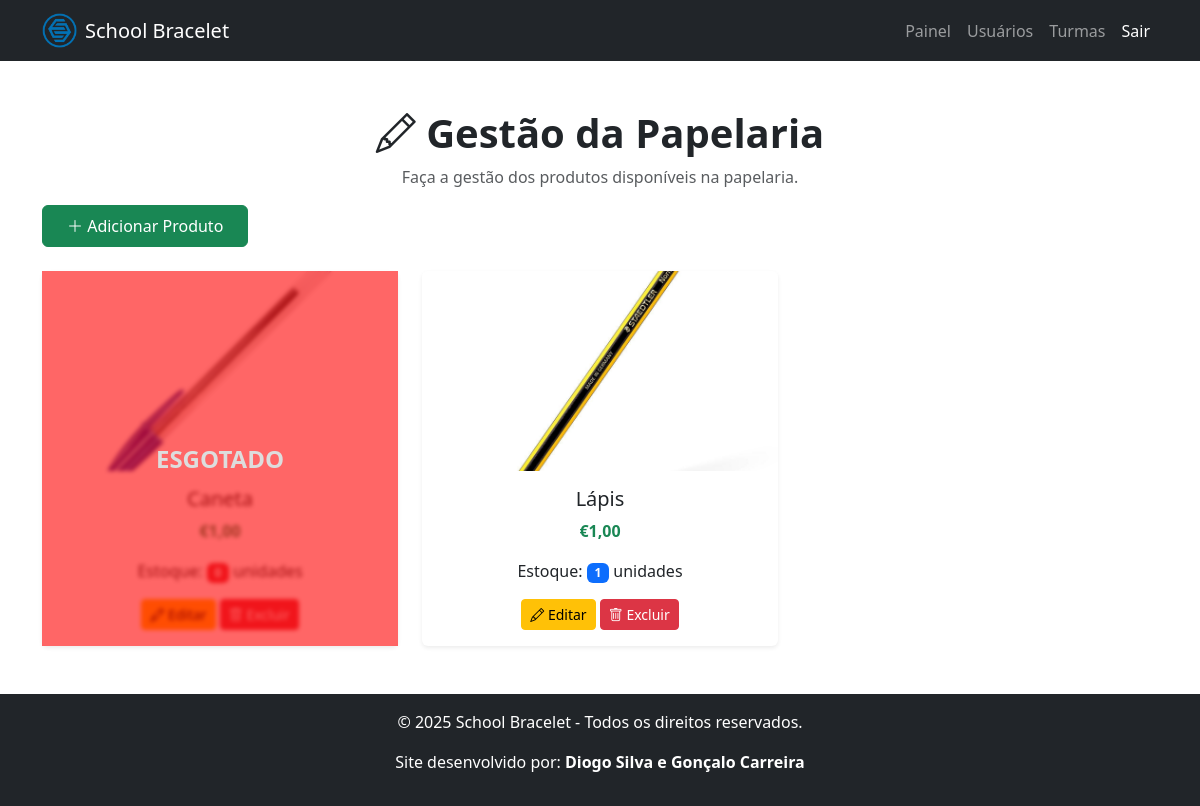
Page /views/manage_papelaria.php (signed in) on the committed database.
### tables this page shows
CREATE TABLE `produtos` (
  `id` int(11) NOT NULL,
  `nome` varchar(100) NOT NULL,
  `imagem` varchar(255) DEFAULT NULL,
  `preco` decimal(10,2) NOT NULL,
  `stock` int(11) NOT NULL,
  `categoria` enum('papelaria','bar') NOT NULL
);

### views/manage_papelaria.php (the view, shortened to what this page needs)
<?php
include '../config/db.php';
$query = "SELECT id, nome, preco, stock, imagem FROM produtos WHERE categoria = 'papelaria' ORDER BY nome ASC";
$result = $conn->query($query);
include '../includes/head.php';
?>
<link rel="stylesheet" href="../public/css/produtos.css">
    <nav class="navbar navbar-expand-lg navbar-dark bg-dark">
        <div class="container">
            <a class="navbar-brand d-flex align-items-center" href="dashboard_admin.php">
                <img src="../public/img/logo-epbjc.png" alt="Logo" width="35" height="35" class="me-2">
                <span>School Bracelet</span>
            </a>
            <div class="collapse navbar-collapse" id="navbarNav">
                <ul class="navbar-nav ms-auto">
                    <li class="nav-item"><a class="nav-link" href="dashboard_admin.php">Painel</a></li>
                    <li class="nav-item"><a class="nav-link" href="manage_users.php">Usuários</a></li>
                    <li class="nav-item"><a class="nav-link" href="manage_turmas.php">Turmas</a></li>
                    <li class="nav-item"><a class="nav-link btn btn-danger text-white"
                            href="../controllers/logout.php">Sair</a></li>
                </ul>
            </div>
        </div>
    </nav>
<div class="container mt-5">
    <div class="text-center">
        <h1 class="fw-bold titulo-sombreado">
            <i class="bi bi-pencil"></i> Gestão da Papelaria
        </h1>
        <p class="text-muted">Faça a gestão dos produtos disponíveis na papelaria.</p>
    </div>
    <div class="d-flex justify-content-between align-items-center mb-4">
        <a href="add_produto_bar.php" class="btn btn-success px-4 py-2"><i class="bi bi-plus-lg"></i> Adicionar Produto</a>
    </div>
    <div class="row">
        <?php while ($produto = $result->fetch_assoc()): ?>
            <div class="col-md-4 mb-4">
                <div class="card shadow-sm border-0 position-relative">
                    <img src="../uploads/produtos/<?= !empty($produto['imagem']) ? $produto['imagem'] : 'no-image.png'; ?>"
                        class="card-img-top" alt="<?= htmlspecialchars($produto['nome']); ?>"
                        style="height: 200px; object-fit: cover;">
                    <?php if ($produto['stock'] == 0): ?>
                        <div class="esgotado-overlay">Esgotado</div>
                    <?php endif; ?>
                    <div class="card-body text-center">
                        <h5 class="card-title"><?= htmlspecialchars($produto['nome']); ?></h5>
                        <p class="fw-bold text-success">€<?= number_format($produto['preco'], 2, ',', '.'); ?></p>
                        <p>Estoque: <span class="badge bg-<?= ($produto['stock'] == 0) ? 'danger' : 'primary'; ?>">
                            <?= htmlspecialchars($produto['stock']); ?>
                        </span> unidades</p>
                        <a href="edit_produto_bar.php?id=<?= $produto['id']; ?>" class="btn btn-warning btn-sm">
                            <i class="bi bi-pencil"></i> Editar
                        </a>
                        <a href="delete_produto.php?id=<?= $produto['id']; ?>" class="btn btn-danger btn-sm"
                           onclick="return confirm('Tem certeza que deseja excluir este produto?')">
                            <i class="bi bi-trash"></i> Excluir
                        </a>
                    </div>
                </div>
            </div>
        <?php endwhile; ?>
    </div>
</div>
<?php include '../includes/footer.php'; ?>

### includes/head.php (shortened to what this page needs)
<head>
    <link href="https://cdn.jsdelivr.net/npm/bootstrap@5.3.0/dist/css/bootstrap.min.css" rel="stylesheet">
    <link rel="stylesheet" href="https://cdnjs.cloudflare.com/ajax/libs/bootstrap-icons/1.10.3/font/bootstrap-icons.min.css">
</head>

### includes/footer.php
<html>
<body>
<footer class="bg-dark text-white text-center py-3 mt-4 w-100">
    <div class="container">
        <p>&copy; 2025 School Bracelet - Todos os direitos reservados.</p>
        <p>Site desenvolvido por: <strong>Diogo Silva e Gonçalo Carreira</strong></p>
    </div>
</footer>
</body>
</html>

### public/css/produtos.css (style rules this page uses)
.esgotado-overlay { position: absolute; top: 0; left: 0; width: 100%; height: 100%; background: rgba(255, 0, 0, 0.6); display: flex; align-items: center; justify-content: center; color: #ddd; font-size: 1.5rem; font-weight: bold; text-transform: uppercase; backdrop-filter: blur(2px); }

### rows in the picture
produtos: imagem (picture), shows "ESGOTADO", nome "Caneta", preco "1,00", stock "0"
produtos: imagem (picture), nome "Lápis", preco "1,00", stock "1"
